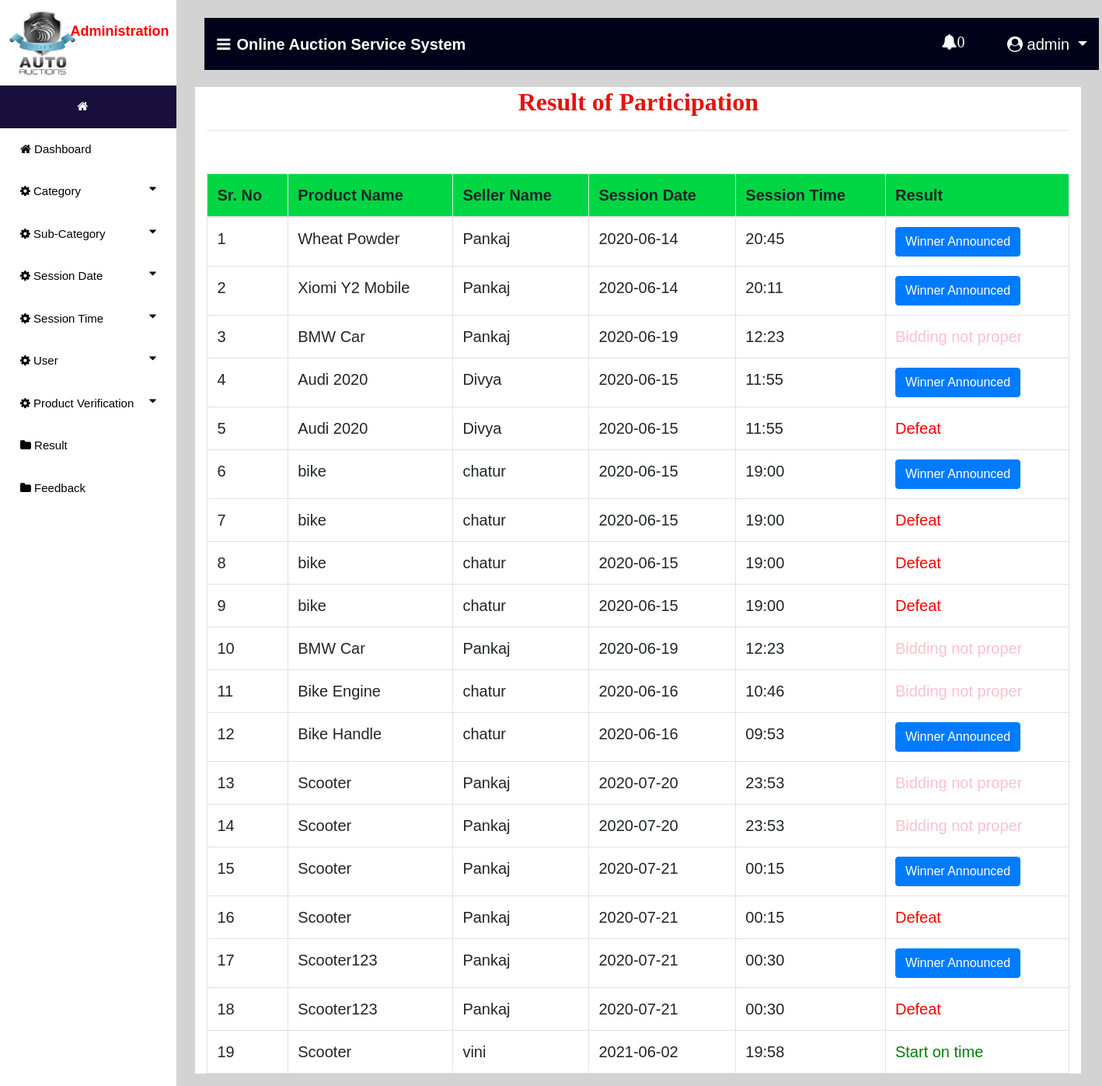
The page /result (signed in) on the database as committed earlier.
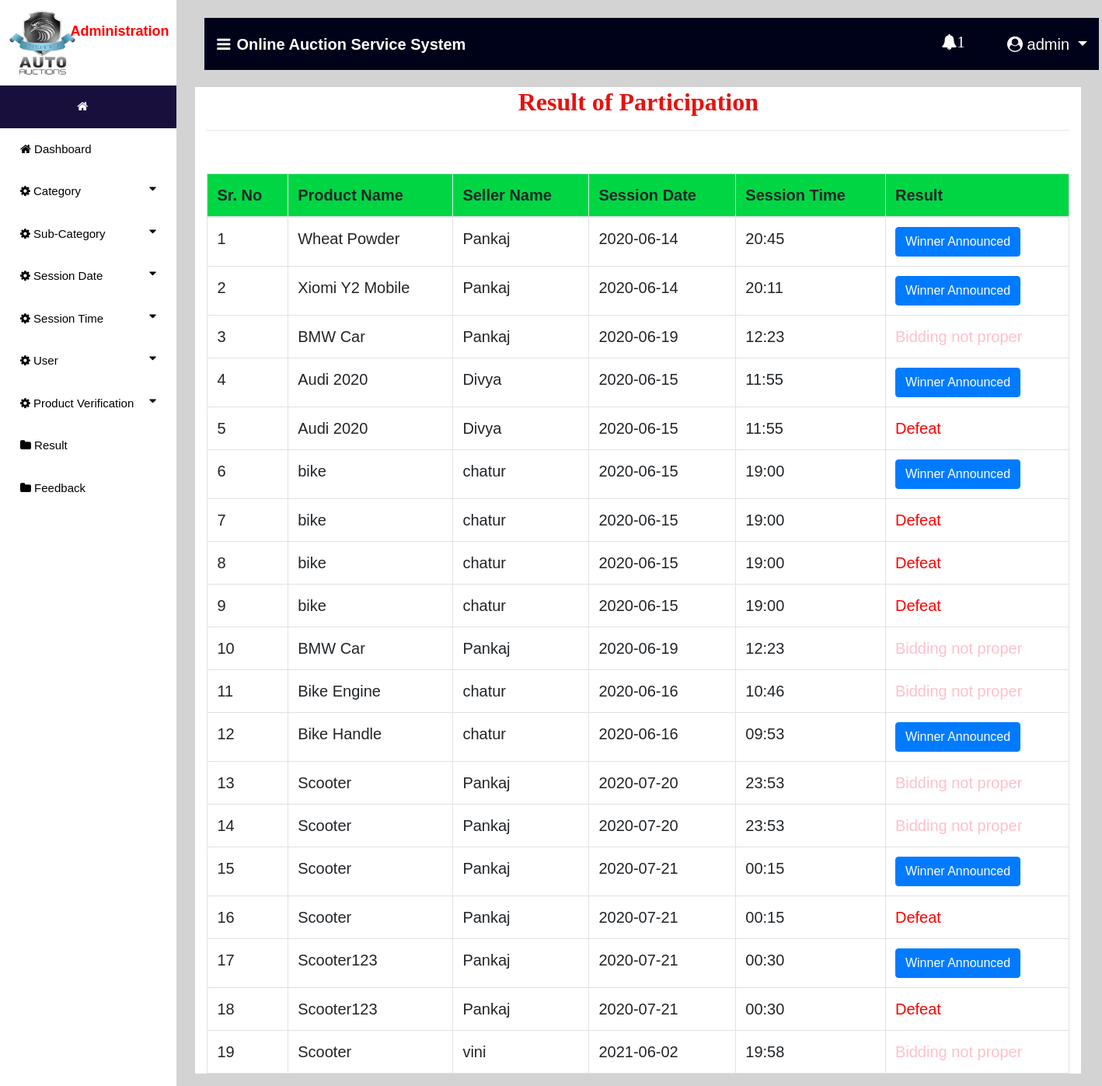
The same page on the database as committed later.
### auction/models.py (models this page shows, shortened)
class Participant(models.Model):
    payment = models.ForeignKey(Payment,on_delete=models.CASCADE,null=True)
    new_price = models.IntegerField(null=True)
    result = models.ForeignKey(Result,on_delete=models.CASCADE,null=True)
    user = models.ForeignKey(Bidder,on_delete=models.CASCADE,null=True)
    aucted_product = models.ForeignKey(Aucted_Product,on_delete=models.CASCADE,null=True)
    product = models.ForeignKey(Product,on_delete=models.CASCADE,null=True)

class Aucted_Product(models.Model):
    winner = models.CharField(max_length=100,null=True)
    user = models.ForeignKey(Auction_User,on_delete=models.CASCADE,null=True)
    product = models.ForeignKey(Product,on_delete=models.CASCADE,null=True)

class Product(models.Model):
    temp = models.IntegerField(null=True)
    status  =models.ForeignKey(Status,on_delete=models.CASCADE,null=True)
    name = models.CharField(max_length=100,null=True)
    min_price = models.IntegerField(null=True)
    images = models.FileField(null=True)
    session = models.ForeignKey(Session_Time,on_delete=models.CASCADE,null=True)
    category = models.ForeignKey(Sub_Category,on_delete=models.CASCADE,null=True)

class Auction_User(models.Model):
    user = models.ForeignKey(User,on_delete=models.CASCADE,null=True)
    dob = models.DateField(null=True)
    address = models.CharField(max_length=100,null=True)
    contact = models.CharField(max_length=10,null=True)
    image = models.FileField(null=True)
    membership = models.ForeignKey(Member_fee,on_delete=models.CASCADE,null=True)

class Session_Time(models.Model):
    date = models.ForeignKey(Session_date,on_delete=models.CASCADE,null=True)
    time = models.CharField(max_length=30,null=True)

class Session_date(models.Model):
    date = models.CharField(max_length=30,null=True)

### auction/views.py (the view)
# urls.py: path('result', result, name='result'),
def result(request):
    if not request.user.is_staff:
        return redirect('login_user')
    new2 = new()
    count = 0
    if new2:
        count += 1
    user1 = User.objects.get(id=request.user.id)
    pro=""
    try:
        pro = Bidder.objects.get(user=user1)
        if pro:
            error="pat"
    except:
        pro = Auction_User.objects.get(user=user1)
    error = False
    pro1 = Participant.objects.all()
    d = {'error':error,'pro':pro1,'data':pro,'count':count,'new2':new2}
    return render(request, 'result.html',d)

### auction/views.py (called while the page is built)
def new():
    status = Status.objects.get(status="pending")
    new_pro = Product.objects.filter(status=status)
    return new_pro

### auction/templates/result.html (shortened to what this page needs)
{% extends 'navigation3.html' %}
{% block body1 %}
 <div class="container" style="background:white">
<center><h2 style = "font-family : 'Monotype Corsiva' ; color : #E6120E ; font-weight : bold;margin-top:2%">Result of Participation</h2></center><hr>
<table class="table table-bordered" id="myTable">
  <thead>
  <tr>
    <th>Sr. No</th>
    <th>Product Name</th>
    <th>Seller Name</th>
    <th>Session Date</th>
    <th>Session Time</th>
    <th>Result</th>
  </tr>
  </thead>
   <tbody>
{% for i in pro %}
  <tr>
    <td>{{forloop.counter}}</td>
    <td>{{i.aucted_product.product.name}}</td>
    <td>{{i.aucted_product.user.user.username}}</td>
    <td>{{i.aucted_product.product.session.date.date}}</td>
    <td>{{i.aucted_product.product.session.time}}</td>
      {% if i.result.result == "Winner" %}
      <td><a href="{% url 'winner' i.id %}"><button class="btn btn-primary">
      Winner Announced</button></a></td>
      {% else %}
      {% if i.result.result == "Defeat" %}
        <td style="color:red">Defeat</td>
      {% else %}
      {% if i.result.result == "notproper" %}
        <td style="color:pink">Bidding not proper</td>
      {% else %}
        <td style="color:green">Start on time</td>
      {% endif %}
      {% endif %}
      {% endif %}
  </tr>
   {% endfor %}
    </tbody>
</table>
 </div>
{% endblock %}

### auction/templates/navigation3.html (shortened to what this page needs)
{% extends 'navigation2.html' %}
{% block body %}
<nav class="navbar navbar-expand-lg navbar-light" style="margin-left:2%;margin-top:2%;width:99%;background-color:#00021a">
  <a class="navbar-brand" href="#" style="color:white;font-weight:bold"><i class="fa fa-bars" style="margin-right:8px"></i>Online Auction Service System</a>
  {% if request.user.is_staff %}
     <div class="collapse navbar-collapse nav justify-content-end" id="navbarNavDropdown">
      <li class="nav-item dropdown" style="margin-right:3%;color:white;margin-left:600px">
        <a class="nav-link dropdown" style="margin-left:5%;color:white" href="#" id="navbarDropdown" role="button" data-toggle="dropdown" aria-haspopup="true">
          <i class="fa fa-bell" style="top:0;padding-bottom:10px">{{count}}</i>
        </a>
        <hr>
      </li>
  </div>
     {% endif %}
  <div class="collapse navbar-collapse nav justify-content-end" id="navbarNavDropdown">
      <li class="nav-item dropdown" style="margin-right:3%;color:white">
        <a class="nav-link dropdown-toggle" style="color:white;margin-left:5%" href="#" id="navbarDropdown" role="button" data-toggle="dropdown" aria-haspopup="true" aria-expanded="false">
          <i class="fa fa-user-circle"></i> {{request.user.username}}
        </a>
      </li>
  </div>
 </nav>
{% block body1 %}
{% endblock %}
{% endblock %}

Rows that differ between the two databases and show on the page:
changed Participant "vini": result_id "Start on time" → "Bidding not proper"
Other text that changed with them:
{{ count }}: "0" → "1"
